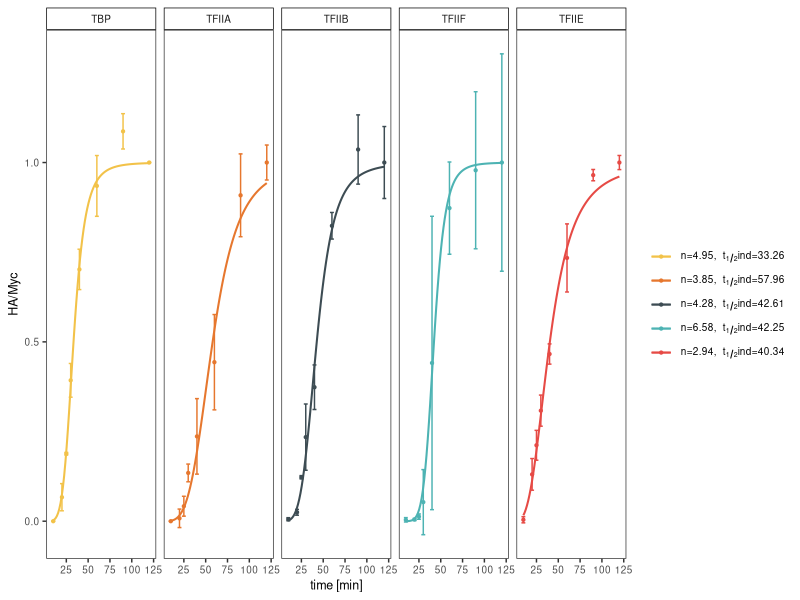

Reproduce this figure in R. (Note: this script raises an error after producing the figure.)
rm(list = ls())

library(tidyverse)

# upload western blots
western = read.csv("data/westerns.csv")
westernFits = read.csv("data/westerns_fitParam.csv")

western$factorName = factor(western$factorName, levels = c("TBP", "TFIIA", "TFIIB", 
                                                           "TFIIF", "TFIIE"))
westernLabels = westernFits %>% 
  mutate(myLabel = paste0(factorName,", n=", round(n_western, digits = 2),  " ,t[1/2]ind=", round(Km_western, digits = 2)))
rownames(westernLabels) = westernLabels$factorName

myLabels =westernLabels[c("TBP", "TFIIA", "TFIIB", "TFIIF", "TFIIE"), "myLabel"]
Wmax = 1
colorPalette = c("#F2C249", "#E6772E", "#3D4C53", "#4DB3B3", "#E64A45")
p = ggplot(western, aes(x = time, y = ratio, color = factorName))
p + geom_smooth(aes(group = factorName),
                method="nls",
                method.args = list(formula = y ~ Wmax*x^n / (Jm^n + x^n), 
                                   start=list(Jm=40, n=3)),
                se=FALSE, lwd = 0.7)  + 
  theme_bw()+ 
  ylab("HA/Myc") +
  xlab("time [min]") +
  scale_color_manual(values = colorPalette, labels = c(bquote("n=4.95, "~t[1/2]*"ind=33.26"),
                                                       bquote("n=3.85, "~t[1/2]*"ind=57.96"),
                                                       bquote("n=4.28, "~t[1/2]*"ind=42.61"),
                                                       bquote("n=6.58, "~t[1/2]*"ind=42.25"),
                                                       bquote("n=2.94, "~t[1/2]*"ind=40.34")))+
  guides(color = guide_legend(title = "  "))+
  theme(panel.background = element_rect(fill = "transparent"), # bg of the panel
        plot.background = element_rect(fill = "transparent", color = NA),
        text = element_text(size=9), 
        legend.background = element_rect(fill = "transparent"),
        strip.background=element_rect(colour="black",
                                      fill="white"),
        panel.grid.major = element_blank(), 
        panel.grid.minor = element_blank()) +
  geom_point(size = 0.8) +
  geom_errorbar(aes(ymin=ratio-ratio_sd, ymax=ratio+ratio_sd), 
                position=position_dodge(0.05)) +
  facet_wrap(~factorName, nrow = 1)
ggsave("figures/panels/figS1/inductionCurves.pdf", width = 21, height = 4.5, units = "cm")
